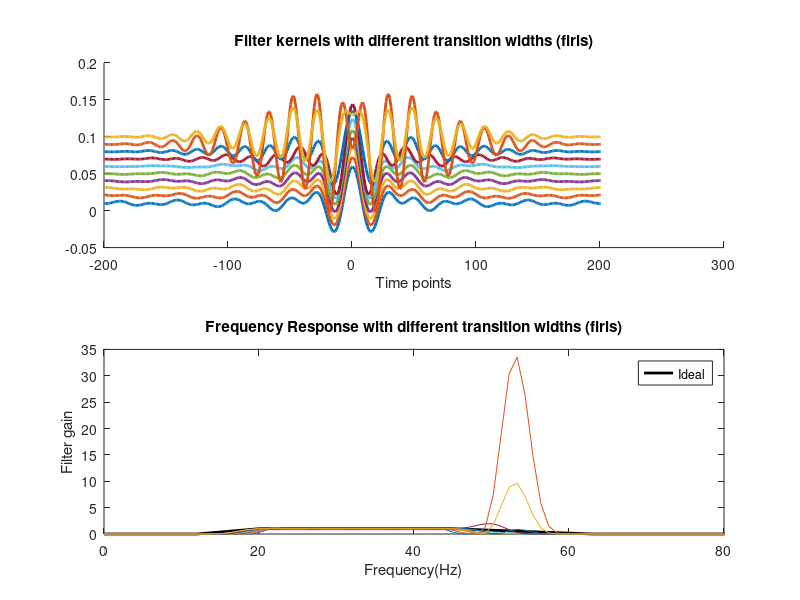

Recreate this plot in MATLAB.
clc
clear all
close all

srate=1024; %Hz
nyquist=srate/2; 
frange=[20 45]; % fiter frequencies between 20Hz and 45 Hz
order= 400; %number of time points in the filter kernel
shape=[0 0 1 1 0 0]; % y axis values 

%range of transition widths
transw=linspace(0.01,0.4,10);

%initialize
filtkern=zeros(length(transw),1000);
fvector=linspace(0,srate,1000);

for i=1:length(transw)
    fx= [0 frange(1)-frange(1)*transw(i) frange frange(2)+frange(2)*transw(i) nyquist]/nyquist;
    filtkern=firls(400,fx,shape);
    filtpow(i,:)=abs(fft(filtkern,1000)).^2;
    n(i)=length(filtkern);
    
    subplot(211)
    hold on
    plot((1:n(i))-n(i)/2,filtkern+0.01*i,'linew',2)
end

title('Filter kernels with different transition widths (firls)');
xlabel('Time points')

subplot(212)
plot(fx*nyquist,shape,'k','linew',2)
hold on
plot(fvector,filtpow)
set(gca,'xlim',[0 frange(1)*4])
xlabel('Frequency(Hz)')
ylabel('Filter gain')
title('Frequency Response with different transition widths (firls)')
legend('Ideal')
